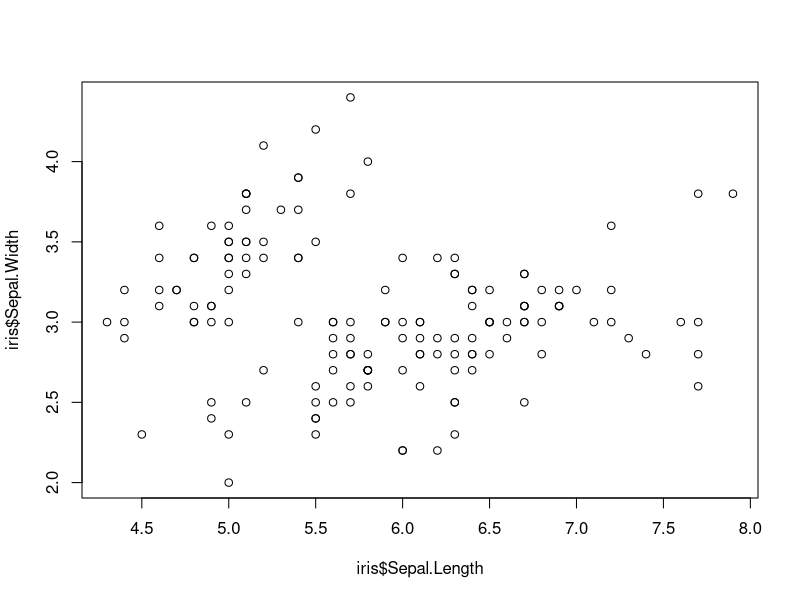
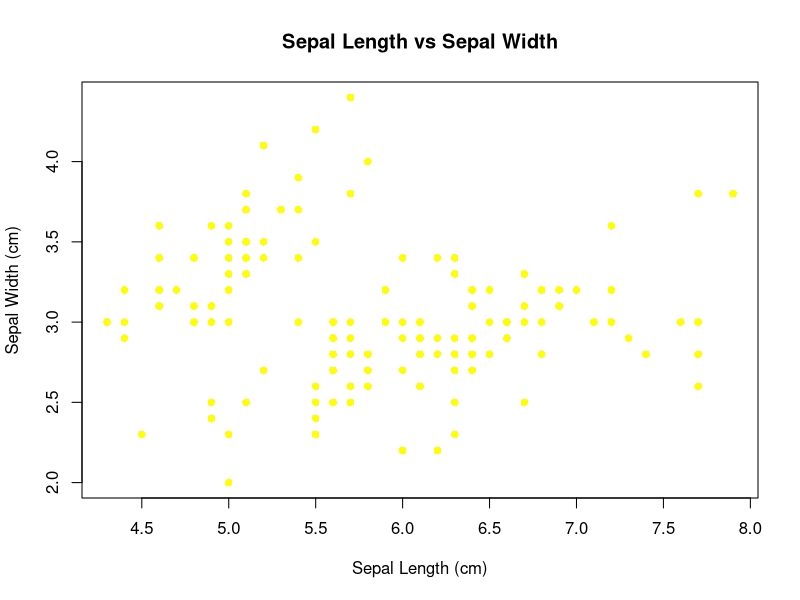
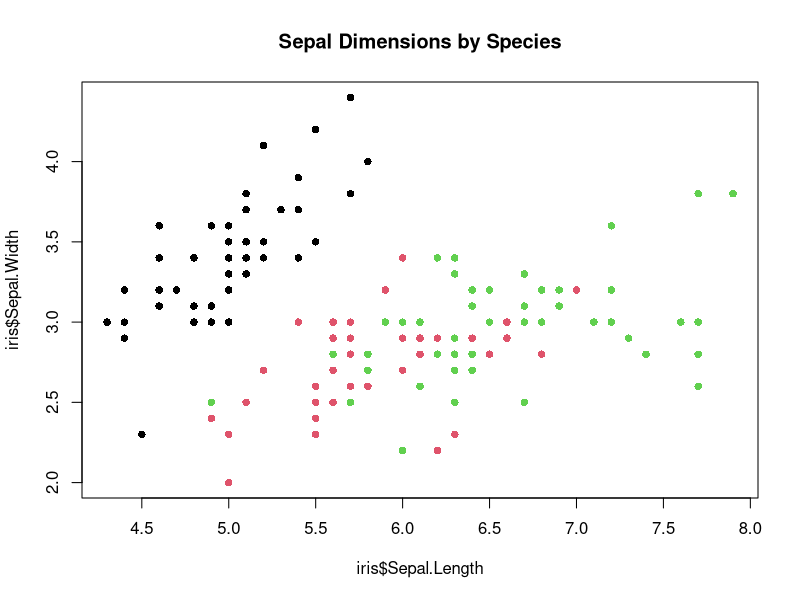

Write the R code that produced these figures, in order.
# Load & Understand the iris Dataset

data(iris)
str(iris)
View(iris)

# Basic Scatter Plot: Sepal Length vs Sepal Width
plot(iris$Sepal.Length, iris$Sepal.Width)

# Labeled Scatter Plot
plot(
  iris$Sepal.Length,
  iris$Sepal.Width,
  main = "Sepal Length vs Sepal Width",
  xlab = "Sepal Length (cm)",
  ylab = "Sepal Width (cm)",
  col = 'yellow',
  pch = 16
)
plot(
  iris$Sepal.Length,
  iris$Sepal.Width,
  col = as.numeric(iris$Species),
  pch = 16,
  main = "Sepal Dimensions by Species"
)

